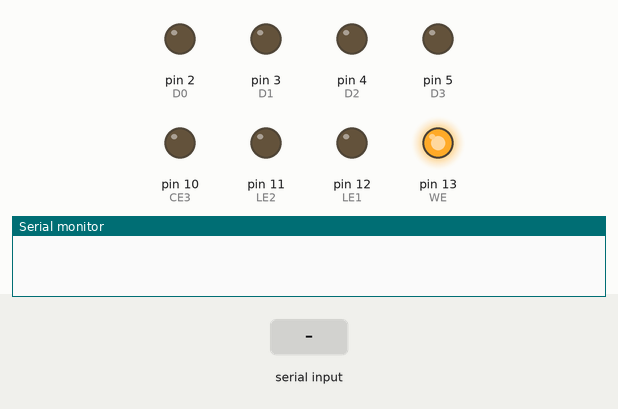
Simulated run of this sketch. Board: Arduino Uno, built with avr-gcc and run on an emulated ATmega328P. Shown: output pins drawn as LEDs (lit = HIGH), the last lines printed to the serial monitor. The inputs (shaded band) are chosen by the test bench. Pins used as bus, display or sensor lines are not drawn.

Above: at 1.2 s.
1.3 s: "G90\n" received over Serial
At 3.5 s:
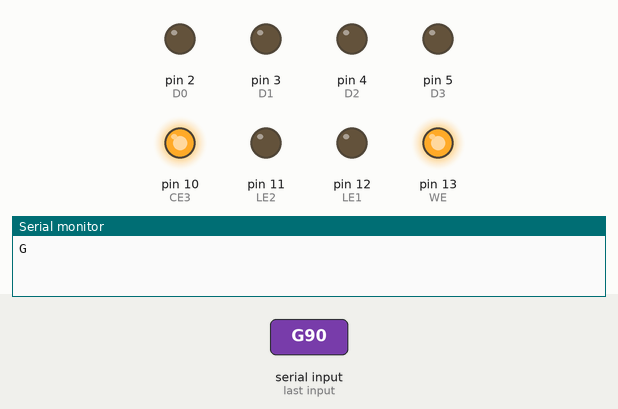
3.8 s: "L90\n" received over Serial
Timing chart, 0 to 6.8 s (numbered marks = the images above; inputs shaded):
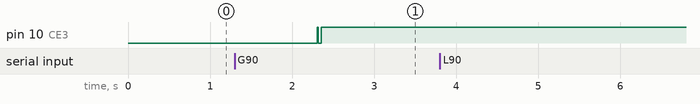

The sketch:

prg_eeprom.ino
```cpp
#define D0 2
#define D1 3
#define D2 4
#define D3 5
#define D4 6
#define D5 7
#define D6 8
#define D7 9
#define LE1 12 // habilita gravacao no primeiro 74ls373 em HIGH
#define LE2 11 // habilita gravacao no segundo 74ls373 em HIGH
#define CE3 10 //habilita 74ls245 em LOW
#define WE 13 // habilita ecrita no 28c256 em LOW


void Escrita_EEPROM(unsigned int endr,byte dado) {
   int i;

   digitalWrite(WE,HIGH);
   digitalWrite(CE3,HIGH);

   digitalWrite(LE1,LOW);
   digitalWrite(LE2,HIGH);

   byte msb=(endr>>8);
   for(i=D0;i<=D6;i++) {digitalWrite(i,msb&1); msb=msb>>1; }
   digitalWrite(D7,HIGH); // A->B no 74ls245, e desabilita leitura no 28c256

   digitalWrite(LE1,HIGH);
   digitalWrite(LE2,LOW);
   byte lsb=(endr&255);
   for(i=D0;i<=D7;i++) {digitalWrite(i,lsb&1); lsb=lsb>>1; }


   digitalWrite(LE1,LOW);
   digitalWrite(LE2,LOW);

   digitalWrite(CE3,LOW);
   for(i=D0;i<=D7;i++) {digitalWrite(i,dado&1); dado=dado>>1; }


   digitalWrite(WE,LOW);
   delayMicroseconds(1);
   //delay(10);
   digitalWrite(WE,HIGH);
   digitalWrite(CE3,HIGH);
   digitalWrite(D7,LOW); // B->A no 74ls245, e habilita leitura no 28c256
   delay(10);

}

byte Leitura_EEPROM(unsigned int endr) {
   int i;
   byte dado;


   digitalWrite(WE,HIGH);
   digitalWrite(CE3,HIGH);

   digitalWrite(LE1,LOW);
   digitalWrite(LE2,HIGH);

   byte msb=(endr>>8);
   for(i=D0;i<=D6;i++) {digitalWrite(i,msb&1); msb=msb>>1; }
   digitalWrite(D7,LOW); // B->A no 74ls245, e habilita leitura no 28c256

   digitalWrite(LE1,HIGH);
   digitalWrite(LE2,LOW);
   byte lsb=(endr&255);
   for(i=D0;i<=D7;i++) {digitalWrite(i,lsb&1); lsb=lsb>>1; }


   digitalWrite(LE1,LOW);
   digitalWrite(LE2,LOW);

   digitalWrite(CE3,LOW);

   for(i=D0;i<=D7;i++) pinMode(i,INPUT);


   dado=digitalRead(D7)*128+digitalRead(D6)*64+digitalRead(D5)*32+digitalRead(D4)*16+digitalRead(D3)*8+digitalRead(D2)*4+digitalRead(D1)*2+digitalRead(D0)*1;


   for(i=D0;i<=D7;i++) pinMode(i,OUTPUT);

   digitalWrite(CE3,HIGH);

   return dado;
}

void setup() {
  // put your setup code here, to run once:
  int e,i;

  pinMode(LE1,OUTPUT);
  pinMode(LE2,OUTPUT);
  pinMode(CE3,OUTPUT);
  pinMode(WE,OUTPUT);
  digitalWrite(WE,HIGH);


  for(i=D0;i<=D7;i++) pinMode(i,OUTPUT);

  Serial.begin(9600);


  /*

  Serial.println("teste");

  //for(e=0;e<32768;e++) {Escrita_EEPROM(e,e%15);Serial.println("escrito End.");Serial.println(e);}

  Serial.println("acabou!!");
*/
}

void loop() {
  unsigned int e,op;
  byte d,f,c,c1;
/*
  for(e=0;e<32768;e++) {Escrita_EEPROM(e,e);Serial.println(Leitura_EEPROM(e),HEX);}
  Serial.println(" escrito");

  for(e=0;e<32768;e++) {
  d=Leitura_EEPROM(e);
  Serial.print(d,HEX);Serial.print(" ");
  }
  Serial.println("lido ");*/

 while (Serial.available() > 0) {
      //e=Serial.parseInt();
      c1=Serial.readBytes(&c,1);
      if(c=='G') {
        e=Serial.parseInt();
        d=Serial.parseInt();
        //Serial.print("gravando... End.=");Serial.print(e,HEX);Serial.print(" dado=");Serial.println(d,HEX);
        Escrita_EEPROM(e,d);
        delay(1);
        f=Leitura_EEPROM(e);
        if(f==d) Serial.println("G"); else Serial.println("E");

        }

      if(c=='L') {
        e=Serial.parseInt();
        d=Leitura_EEPROM(e);
        Serial.println(d);
        }

 }
}
```

Measured:
- after the input at 1.3 s, pin 10 (CE3): LOW → HIGH after 1.0 s, → LOW 0.01 s later, → HIGH 0.04 s later
